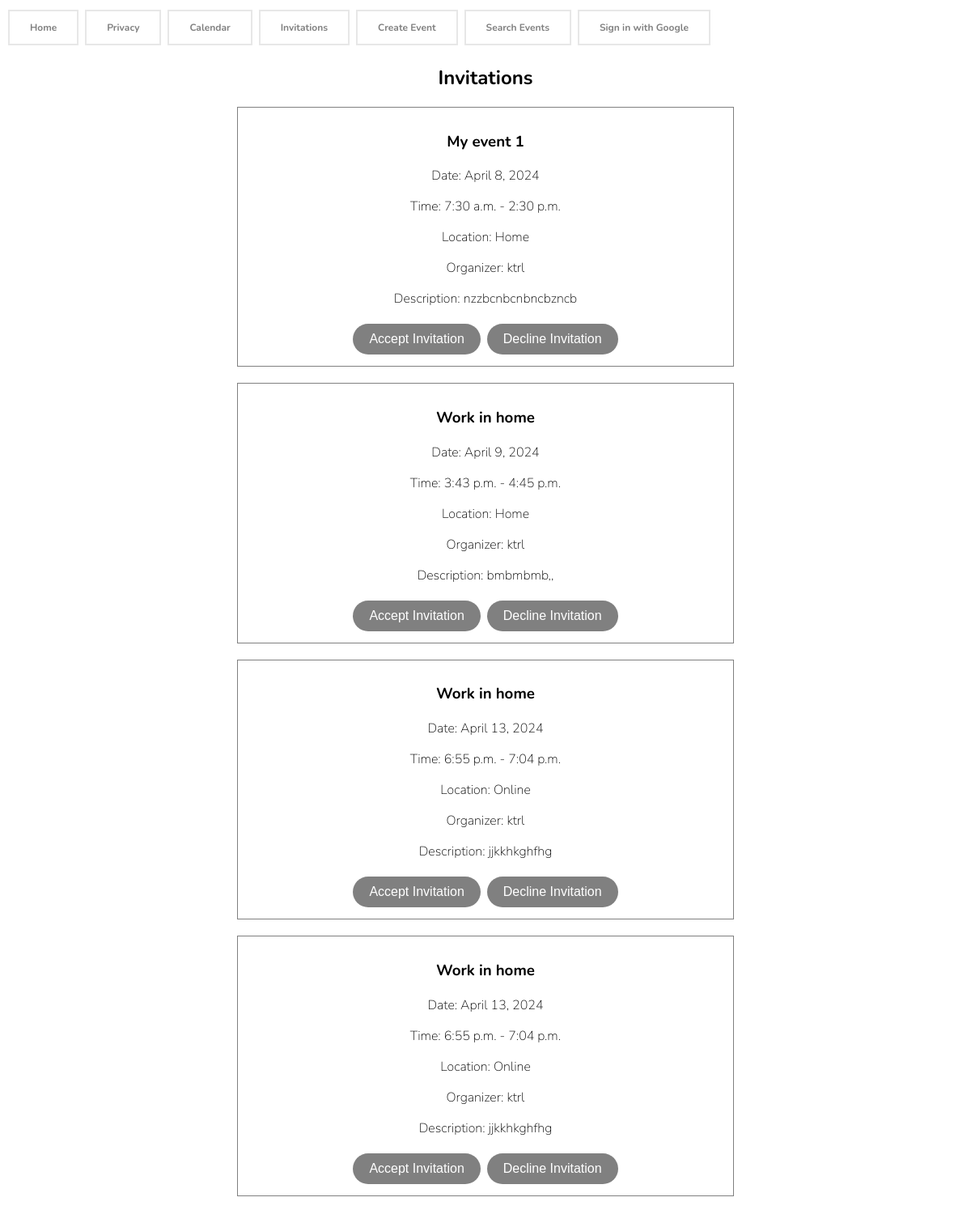
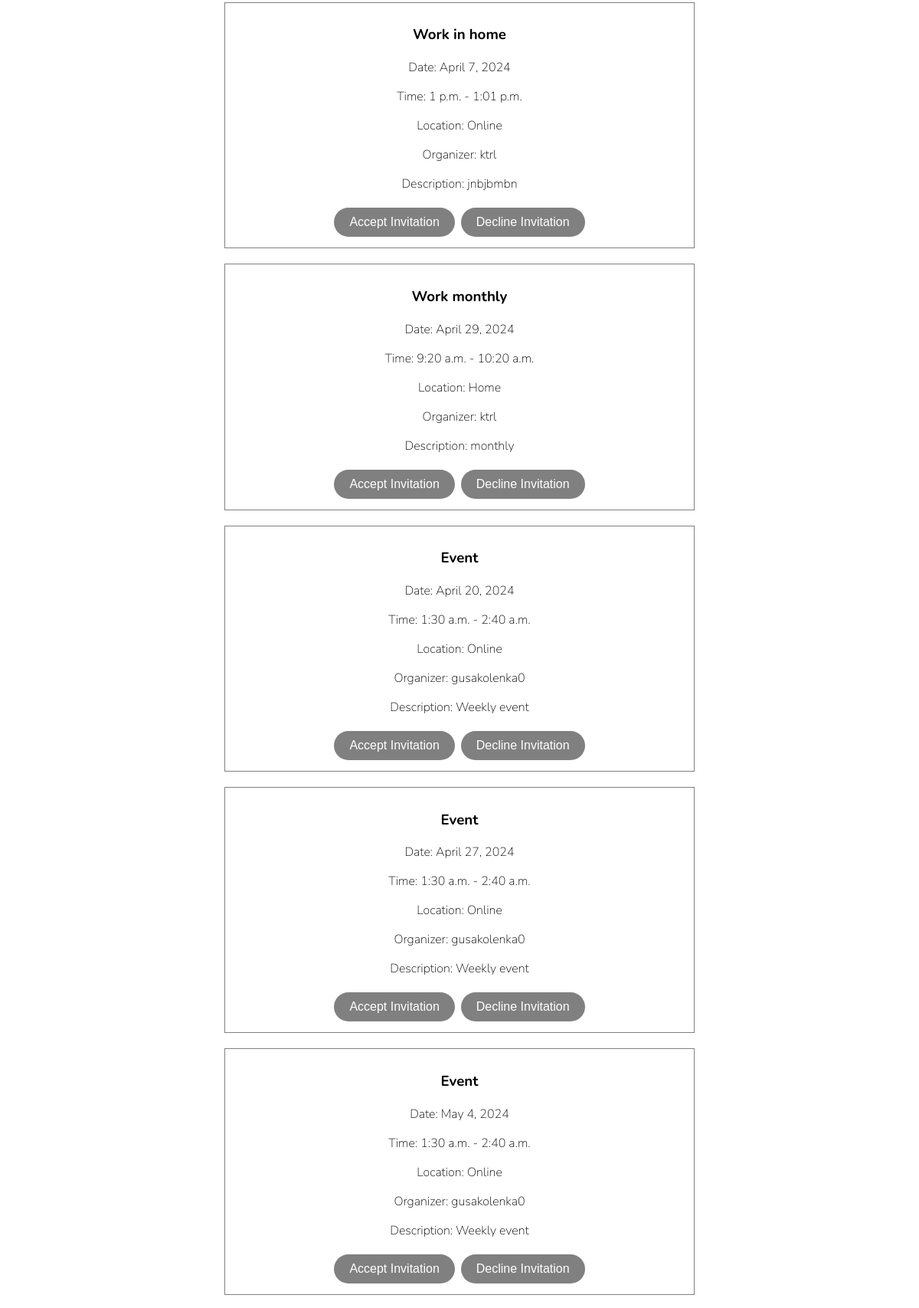
Screenshot of /invitations/ (signed in, upper part) with the database file from the repository (2 pictures, top to bottom).
### main/models.py (models this page shows, shortened)
class Event(models.Model):
    title = models.CharField(max_length=100)
    date = models.DateField()
    start_time = models.TimeField()
    end_time = models.TimeField()
    RECURRENCE_CHOICES = [
        ('daily', 'Daily'),
        ('weekly', 'Weekly'),
        ('monthly', 'Monthly'),
        ('yearly', 'Yearly'),
    ]
    recurrence = models.CharField(max_length=10, choices=RECURRENCE_CHOICES, blank=True, null=True)
    EVENT_TYPE_CHOICES = [
        ('online', 'Online'),
        ('offline', 'Offline'),
    ]
    event_type = models.CharField(max_length=10, choices=EVENT_TYPE_CHOICES, default='offline')
    location = models.CharField(max_length=100, blank=True, null=True)
    description = models.TextField()
    creator = models.ForeignKey(User, on_delete=models.CASCADE, related_name='created_events')
    invited_users = models.ManyToManyField(User, related_name='invited_events')
    attendees = models.ManyToManyField(User, related_name='attended_events')

### main/views.py (the view)
# urls.py: path('invitations/', views.invitations_page, name='invitations_page'),
@login_required
def invitations_page(request):
    user = request.user
    invited_events = Event.objects.filter(invited_users=user)
    return render(request, 'main/invitations.html', {'invited_events': invited_events})

### main/templates/main/invitations.html (shortened to what this page needs)
{% extends 'main/general.html' %}
{% block css %}
    {% load static %}
    <link rel="stylesheet" href="{% static 'styles/main/invitations_styles.css' %}">
{% endblock %}
{% block maincontent %}
<div class="image {% if not invited_events %}no-invitations{% endif %}">
    <h2>Invitations</h2>
    {% if invited_events %}
    <div class="event-container">
        {% for event in invited_events %}
        <div class="event">
            <h3>{{ event.title }}</h3>
            <p>Date: {{ event.date }}</p>
            <p>Time: {{ event.start_time }} - {{ event.end_time }}</p>
            <p>Location: {{ event.location }}</p>
            <p>Organizer: {{ event.creator.username }}</p>
            <p>Description: {{ event.description }}</p>
            {% if user in event.invited_users.all %}
            <div class="button-container">
                <form class="accept_invitation" method="post" action="{% url 'respond_invitation' event.id %}">
                    <button type="submit">Accept Invitation</button>
                </form>
                <form class="decline_invitation" method="post" action="{% url 'respond_invitation' event.id %}">
                    <button type="submit">Decline Invitation</button>
                </form>
            </div>
            {% endif %}
        </div>
        {% endfor %}
    </div>
    {% else %}
    <h5>No invitations.</h5>
    {% endif %}
</div>
{% endblock %}

### main/styles/main/invitations_styles.css (style rules this page uses)
body { font-family: "Nunito", sans-serif; font-optical-sizing: auto; font-weight: 200; font-style: normal; }
h2 { text-align: center; }
.image { background-position: center; background-repeat: no-repeat; }
.event-container { display: flex; flex-direction: column; align-items: center; }
.event { text-align: center; border: 1px solid grey; margin-bottom: 20px; padding: 10px; width: 50%; }
.button-container { display: flex; justify-content: center; margin-top: 10px; }
.accept_invitation button, .decline_invitation button { background-color: grey; border: none; border-radius: 20px; color: white; padding: 10px 20px; text-align: center; text-decoration: none; display: inline-block; font-size: 16px; margin: 4px; cursor: pointer; }

### rows the page displays
Event: title "My event 1", date "April 8, 2024", start_time "7:30 a.m.", end_time "2:30 p.m.", location "Home", creator.username "ktrl", description "nzzbcnbcnbncbzncb", shows "Accept Invitation"
Event: title "Work in home", date "April 9, 2024", start_time "3:43 p.m.", end_time "4:45 p.m.", location "Home", creator.username "ktrl", description "bmbmbmb,,", shows "Accept Invitation"
Event: title "Work in home", date "April 13, 2024", start_time "6:55 p.m.", end_time "7:04 p.m.", location "Online", creator.username "ktrl", description "jjkkhkghfhg", shows "Accept Invitation"
Event: title "Work in home", date "April 13, 2024", start_time "6:55 p.m.", end_time "7:04 p.m.", location "Online", creator.username "ktrl", description "jjkkhkghfhg", shows "Accept Invitation"
Event: title "Work in home", date "April 7, 2024", start_time "1 p.m.", end_time "1:01 p.m.", location "Online", creator.username "ktrl", description "jnbjbmbn", shows "Accept Invitation"
Event: title "Work monthly", date "April 29, 2024", start_time "9:20 a.m.", end_time "10:20 a.m.", location "Home", creator.username "ktrl", description "monthly", shows "Accept Invitation"
Event: title "Event", date "April 20, 2024", start_time "1:30 a.m.", end_time "2:40 a.m.", location "Online", creator.username "gusakolenka0", description "Weekly event", shows "Accept Invitation"
Event: title "Event", date "April 27, 2024", start_time "1:30 a.m.", end_time "2:40 a.m.", location "Online", creator.username "gusakolenka0", description "Weekly event", shows "Accept Invitation"
Event: title "Event", date "May 4, 2024", start_time "1:30 a.m.", end_time "2:40 a.m.", location "Online", creator.username "gusakolenka0", description "Weekly event", shows "Accept Invitation"
